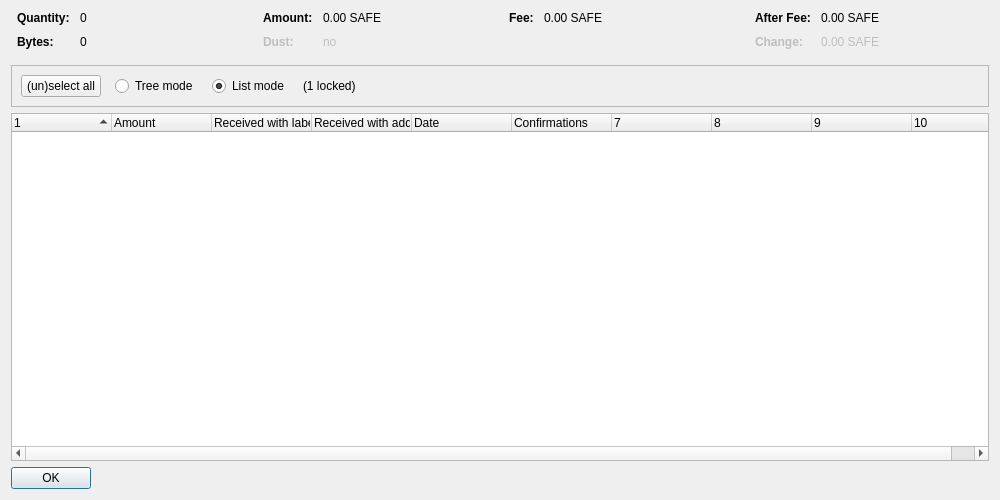
<?xml version="1.0" encoding="UTF-8"?>
<ui version="4.0">
 <class>CoinControlDialog</class>
 <widget class="QDialog" name="CoinControlDialog">
  <property name="geometry">
   <rect>
    <x>0</x>
    <y>0</y>
    <width>1000</width>
    <height>500</height>
   </rect>
  </property>
  <property name="windowTitle">
   <string>Coin Selection</string>
  </property>
  <layout class="QVBoxLayout" name="verticalLayout">
   <item>
    <layout class="QHBoxLayout" name="horizontalLayoutTop" stretch="0,0,0,0">
     <property name="topMargin">
      <number>0</number>
     </property>
     <property name="bottomMargin">
      <number>10</number>
     </property>
     <item>
      <layout class="QFormLayout" name="formLayoutCoinControl1">
       <property name="horizontalSpacing">
        <number>10</number>
       </property>
       <property name="verticalSpacing">
        <number>10</number>
       </property>
       <property name="leftMargin">
        <number>6</number>
       </property>
       <property name="rightMargin">
        <number>6</number>
       </property>
       <item row="0" column="0">
        <widget class="QLabel" name="labelCoinControlQuantityText">
         <property name="font">
          <font>
           <weight>75</weight>
           <bold>true</bold>
          </font>
         </property>
         <property name="text">
          <string>Quantity:</string>
         </property>
        </widget>
       </item>
       <item row="0" column="1">
        <widget class="QLabel" name="labelCoinControlQuantity">
         <property name="cursor">
          <cursorShape>IBeamCursor</cursorShape>
         </property>
         <property name="contextMenuPolicy">
          <enum>Qt::ActionsContextMenu</enum>
         </property>
         <property name="text">
          <string notr="true">0</string>
         </property>
         <property name="textInteractionFlags">
          <set>Qt::LinksAccessibleByMouse|Qt::TextSelectableByKeyboard|Qt::TextSelectableByMouse</set>
         </property>
        </widget>
       </item>
       <item row="1" column="0">
        <widget class="QLabel" name="labelCoinControlBytesText">
         <property name="font">
          <font>
           <weight>75</weight>
           <bold>true</bold>
          </font>
         </property>
         <property name="text">
          <string>Bytes:</string>
         </property>
        </widget>
       </item>
       <item row="1" column="1">
        <widget class="QLabel" name="labelCoinControlBytes">
         <property name="cursor">
          <cursorShape>IBeamCursor</cursorShape>
         </property>
         <property name="contextMenuPolicy">
          <enum>Qt::ActionsContextMenu</enum>
         </property>
         <property name="text">
          <string notr="true">0</string>
         </property>
         <property name="textInteractionFlags">
          <set>Qt::LinksAccessibleByMouse|Qt::TextSelectableByKeyboard|Qt::TextSelectableByMouse</set>
         </property>
        </widget>
       </item>
      </layout>
     </item>
     <item>
      <layout class="QFormLayout" name="formLayoutCoinControl2">
       <property name="horizontalSpacing">
        <number>10</number>
       </property>
       <property name="verticalSpacing">
        <number>10</number>
       </property>
       <property name="leftMargin">
        <number>6</number>
       </property>
       <property name="rightMargin">
        <number>6</number>
       </property>
       <item row="0" column="0">
        <widget class="QLabel" name="labelCoinControlAmountText">
         <property name="font">
          <font>
           <weight>75</weight>
           <bold>true</bold>
          </font>
         </property>
         <property name="text">
          <string>Amount:</string>
         </property>
        </widget>
       </item>
       <item row="0" column="1">
        <widget class="QLabel" name="labelCoinControlAmount">
         <property name="cursor">
          <cursorShape>IBeamCursor</cursorShape>
         </property>
         <property name="contextMenuPolicy">
          <enum>Qt::ActionsContextMenu</enum>
         </property>
         <property name="text">
          <string notr="true">0.00 SAFE</string>
         </property>
         <property name="textInteractionFlags">
          <set>Qt::LinksAccessibleByMouse|Qt::TextSelectableByKeyboard|Qt::TextSelectableByMouse</set>
         </property>
        </widget>
       </item>
       <item row="1" column="0">
        <widget class="QLabel" name="labelCoinControlLowOutputText">
         <property name="enabled">
          <bool>false</bool>
         </property>
         <property name="font">
          <font>
           <weight>75</weight>
           <bold>true</bold>
          </font>
         </property>
         <property name="text">
          <string>Dust:</string>
         </property>
        </widget>
       </item>
       <item row="1" column="1">
        <widget class="QLabel" name="labelCoinControlLowOutput">
         <property name="enabled">
          <bool>false</bool>
         </property>
         <property name="cursor">
          <cursorShape>IBeamCursor</cursorShape>
         </property>
         <property name="contextMenuPolicy">
          <enum>Qt::ActionsContextMenu</enum>
         </property>
         <property name="text">
          <string notr="true">no</string>
         </property>
         <property name="textInteractionFlags">
          <set>Qt::LinksAccessibleByMouse|Qt::TextSelectableByKeyboard|Qt::TextSelectableByMouse</set>
         </property>
        </widget>
       </item>
      </layout>
     </item>
     <item>
      <layout class="QFormLayout" name="formLayoutCoinControl3">
       <property name="horizontalSpacing">
        <number>10</number>
       </property>
       <property name="verticalSpacing">
        <number>10</number>
       </property>
       <property name="leftMargin">
        <number>6</number>
       </property>
       <property name="rightMargin">
        <number>6</number>
       </property>
       <item row="0" column="0">
        <widget class="QLabel" name="labelCoinControlFeeText">
         <property name="font">
          <font>
           <weight>75</weight>
           <bold>true</bold>
          </font>
         </property>
         <property name="text">
          <string>Fee:</string>
         </property>
        </widget>
       </item>
       <item row="0" column="1">
        <widget class="QLabel" name="labelCoinControlFee">
         <property name="cursor">
          <cursorShape>IBeamCursor</cursorShape>
         </property>
         <property name="contextMenuPolicy">
          <enum>Qt::ActionsContextMenu</enum>
         </property>
         <property name="text">
          <string notr="true">0.00 SAFE</string>
         </property>
         <property name="textInteractionFlags">
          <set>Qt::LinksAccessibleByMouse|Qt::TextSelectableByKeyboard|Qt::TextSelectableByMouse</set>
         </property>
        </widget>
       </item>
      </layout>
     </item>
     <item>
      <layout class="QFormLayout" name="formLayoutCoinControl4">
       <property name="horizontalSpacing">
        <number>10</number>
       </property>
       <property name="verticalSpacing">
        <number>10</number>
       </property>
       <property name="leftMargin">
        <number>6</number>
       </property>
       <property name="rightMargin">
        <number>6</number>
       </property>
       <item row="0" column="0">
        <widget class="QLabel" name="labelCoinControlAfterFeeText">
         <property name="font">
          <font>
           <weight>75</weight>
           <bold>true</bold>
          </font>
         </property>
         <property name="text">
          <string>After Fee:</string>
         </property>
        </widget>
       </item>
       <item row="0" column="1">
        <widget class="QLabel" name="labelCoinControlAfterFee">
         <property name="cursor">
          <cursorShape>IBeamCursor</cursorShape>
         </property>
         <property name="contextMenuPolicy">
          <enum>Qt::ActionsContextMenu</enum>
         </property>
         <property name="text">
          <string notr="true">0.00 SAFE</string>
         </property>
         <property name="textInteractionFlags">
          <set>Qt::LinksAccessibleByMouse|Qt::TextSelectableByKeyboard|Qt::TextSelectableByMouse</set>
         </property>
        </widget>
       </item>
       <item row="1" column="0">
        <widget class="QLabel" name="labelCoinControlChangeText">
         <property name="enabled">
          <bool>false</bool>
         </property>
         <property name="font">
          <font>
           <weight>75</weight>
           <bold>true</bold>
          </font>
         </property>
         <property name="text">
          <string>Change:</string>
         </property>
        </widget>
       </item>
       <item row="1" column="1">
        <widget class="QLabel" name="labelCoinControlChange">
         <property name="enabled">
          <bool>false</bool>
         </property>
         <property name="cursor">
          <cursorShape>IBeamCursor</cursorShape>
         </property>
         <property name="contextMenuPolicy">
          <enum>Qt::ActionsContextMenu</enum>
         </property>
         <property name="text">
          <string notr="true">0.00 SAFE</string>
         </property>
         <property name="textInteractionFlags">
          <set>Qt::LinksAccessibleByMouse|Qt::TextSelectableByKeyboard|Qt::TextSelectableByMouse</set>
         </property>
        </widget>
       </item>
      </layout>
     </item>
    </layout>
   </item>
   <item>
    <widget class="QFrame" name="frame">
     <property name="minimumSize">
      <size>
       <width>0</width>
       <height>40</height>
      </size>
     </property>
     <property name="frameShape">
      <enum>QFrame::StyledPanel</enum>
     </property>
     <property name="frameShadow">
      <enum>QFrame::Sunken</enum>
     </property>
     <layout class="QHBoxLayout" name="horizontalLayout">
      <item>
       <layout class="QHBoxLayout" name="horizontalLayoutPanel" stretch="0,0,0,0,0">
        <property name="spacing">
         <number>14</number>
        </property>
        <item>
         <widget class="QPushButton" name="pushButtonSelectAll">
          <property name="sizePolicy">
           <sizepolicy hsizetype="Maximum" vsizetype="Fixed">
            <horstretch>0</horstretch>
            <verstretch>0</verstretch>
           </sizepolicy>
          </property>
          <property name="text">
           <string>(un)select all</string>
          </property>
          <property name="autoDefault">
           <bool>false</bool>
          </property>
         </widget>
        </item>
        <item>
         <widget class="QRadioButton" name="radioTreeMode">
          <property name="sizePolicy">
           <sizepolicy hsizetype="Maximum" vsizetype="Fixed">
            <horstretch>0</horstretch>
            <verstretch>0</verstretch>
           </sizepolicy>
          </property>
          <property name="text">
           <string>Tree mode</string>
          </property>
         </widget>
        </item>
        <item>
         <widget class="QRadioButton" name="radioListMode">
          <property name="sizePolicy">
           <sizepolicy hsizetype="Maximum" vsizetype="Fixed">
            <horstretch>0</horstretch>
            <verstretch>0</verstretch>
           </sizepolicy>
          </property>
          <property name="text">
           <string>List mode</string>
          </property>
          <property name="checked">
           <bool>true</bool>
          </property>
         </widget>
        </item>
        <item>
         <widget class="QLabel" name="labelLocked">
          <property name="text">
           <string notr="true">(1 locked)</string>
          </property>
         </widget>
        </item>
        <item>
         <spacer name="horizontalSpacer">
          <property name="orientation">
           <enum>Qt::Horizontal</enum>
          </property>
          <property name="sizeHint" stdset="0">
           <size>
            <width>40</width>
            <height>20</height>
           </size>
          </property>
         </spacer>
        </item>
       </layout>
      </item>
     </layout>
    </widget>
   </item>
   <item>
    <widget class="CoinControlTreeWidget" name="treeWidget">
     <property name="contextMenuPolicy">
      <enum>Qt::CustomContextMenu</enum>
     </property>
     <property name="sortingEnabled">
      <bool>false</bool>
     </property>
     <property name="columnCount">
      <number>10</number>
     </property>
     <attribute name="headerShowSortIndicator" stdset="0">
      <bool>true</bool>
     </attribute>
     <attribute name="headerStretchLastSection">
      <bool>false</bool>
     </attribute>
     <column>
      <property name="text">
       <string/>
      </property>
     </column>
     <column>
      <property name="text">
       <string>Amount</string>
      </property>
     </column>
     <column>
      <property name="text">
       <string>Received with label</string>
      </property>
     </column>
     <column>
      <property name="text">
       <string>Received with address</string>
      </property>
     </column>
     <column>
      <property name="text">
       <string>Date</string>
      </property>
     </column>
     <column>
      <property name="text">
       <string>Confirmations</string>
      </property>
      <property name="toolTip">
       <string>Confirmed</string>
      </property>
     </column>
     <column>
      <property name="text">
       <string/>
      </property>
     </column>
     <column>
      <property name="text">
       <string/>
      </property>
     </column>
     <column>
      <property name="text">
       <string/>
      </property>
     </column>
     <column>
      <property name="text">
       <string/>
      </property>
     </column>
    </widget>
   </item>
   <item>
    <widget class="QDialogButtonBox" name="buttonBox">
     <property name="sizePolicy">
      <sizepolicy hsizetype="Maximum" vsizetype="Fixed">
       <horstretch>0</horstretch>
       <verstretch>0</verstretch>
      </sizepolicy>
     </property>
     <property name="orientation">
      <enum>Qt::Horizontal</enum>
     </property>
     <property name="standardButtons">
      <set>QDialogButtonBox::Ok</set>
     </property>
    </widget>
   </item>
  </layout>
 </widget>
 <customwidgets>
  <customwidget>
   <class>CoinControlTreeWidget</class>
   <extends>QTreeWidget</extends>
   <header>qt/coincontroltreewidget.h</header>
  </customwidget>
 </customwidgets>
 <resources/>
 <connections/>
</ui>
